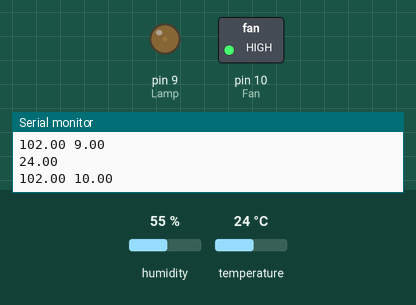
The sketch below on a simulated Arduino Uno, built with avr-gcc and run on an emulated ATmega328P. Parts: switched loads named in the sketch (green lamp = pin HIGH), output pins drawn as LEDs (lit = HIGH), the last lines printed to the serial monitor. The inputs (shaded band) are chosen by the test bench; at power-on: temperature 24 °C, humidity 55 %.

Above: at 3.2 s.
3.3 s: temperature set to 28 °C
At 6.6 s:
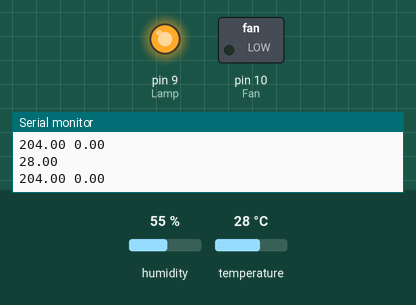
6.9 s: temperature set to 12 °C
At 10.83 s:
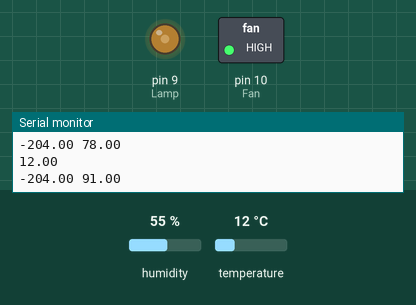
11.2 s: temperature set to 33 °C
At 13.28 s:
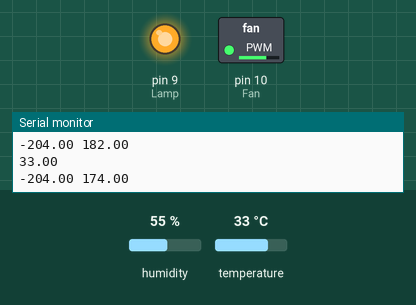
14.7 s: temperature set to 19 °C
At 16.01 s:
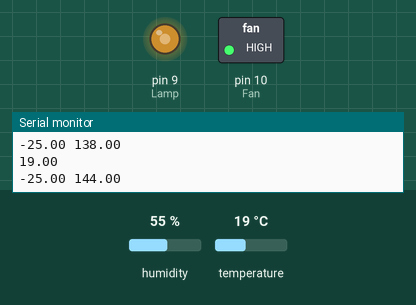
Timing chart, 0 to 21.7 s (numbered marks = the images above; inputs shaded):
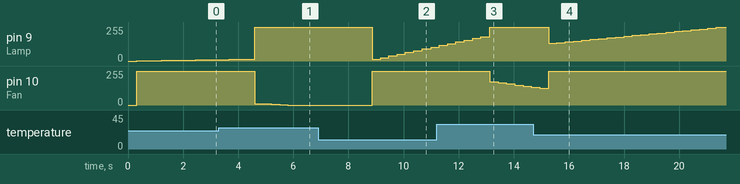

The sketch:

Temperature_Control_PID.ino
```cpp
#include <PID_v1.h>
#include "DHT.h"

#define DHTPIN 2     // Digital pin connected to the DHT sensor
#define DHTTYPE DHT11   // DHT 11

DHT dht(DHTPIN, DHTTYPE);

double Temperature;
double Setpoint;
double OutPut;
double Kp = 0, Ki = 10, Kd = 0;

#define Fan 10
#define Lamp 9
double Tem;
PID myPID(&Temperature, &OutPut, &Setpoint, Kp, Ki, Kd, DIRECT);

void setup() {
  pinMode(Lamp,OUTPUT );
  pinMode(Fan, OUTPUT);

  Serial.begin(115200);

  Setpoint = 25.0;
  myPID.SetMode(AUTOMATIC);
  myPID.SetTunings(Kp, Ki, Kd);
}
void loop() {
  dht.begin();
  // Wait a few seconds between measurements.
  delay(300);
  // Reading temperature or humidity takes about 250 milliseconds!
  // Sensor readings may also be up to 2 seconds 'old' (its a very slow sensor)
  // Read temperature as Celsius (the default)
   Tem = map(Temperature, 20,30,0,255);
Temperature = dht.readTemperature();
  Serial.println(Temperature);
  // Check if any reads failed and exit early (to try again).
  if (isnan(Tem) ) {
    //  Serial.println(F("Failed to read from DHT sensor!"));
    return;
  }
 //  Serial.print(F("Temperature: "));
 //  Serial.println(Temperature);

  myPID.Compute();
  Serial.print(Tem);
  Serial.print(" ");
  Serial.println(OutPut);
 // Serial.print(" ");
 // Serial.println(SetPoint);
  if (Temperature < Setpoint) {
    analogWrite(Lamp, OutPut);
    analogWrite(Fan, 255);
  //  Serial.println("first else");
  }
  else if (Temperature > Setpoint) {
    analogWrite(Fan, OutPut);
    analogWrite(Lamp, 255);
  //  Serial.println("Second");
  }
  else {
    analogWrite(Fan, 255);
    analogWrite(Lamp, 255);
  //  Serial.println("Third");
  }
}
```

Measured:
- after the input at 3.3 s, pin 10 (Fan): moves from 255/255 to 0/255 over 1.2 s, starting after 1.3 s
- after the input at 6.9 s, pin 9 (Lamp): 255/255 → 13/255 after 2.0 s, → 26/255 0.30 s later, → 39/255 0.30 s later, → 52/255 0.30 s later, … (8 changes in this stretch); pin 10 (Fan): 0/255 → 255/255 after 2.0 s
- after the input at 11.2 s, pin 10 (Fan): moves from 255/255 to 134/255 over 1.5 s, starting after 1.9 s
- after the input at 14.7 s, pin 9 (Lamp): 255/255 → 132/255 after 0.57 s, → 138/255 0.30 s later, → 144/255 0.30 s later, → 150/255 0.30 s later, … (22 changes in this stretch)
